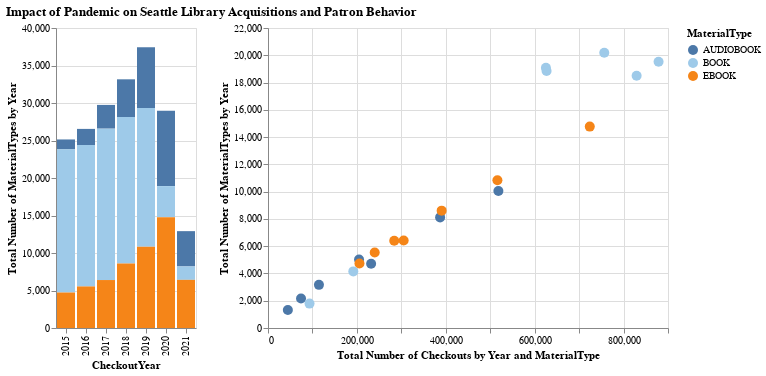

The notebook cell saved with this chart:
### Code cell
selection = alt.selection_multi(fields=['MaterialType'], bind='legend')
chart = alt.Chart(seattle_material_grouped).mark_bar().encode(
    x=alt.X('CheckoutYear:N'),
    y=alt.Y('counts', axis=alt.Axis(title='Total Number of MaterialTypes by Year')),
    color=alt.Color('MaterialType:N', scale=alt.Scale(scheme='tableau20')),
    tooltip=['MaterialType', 'counts', 'CheckoutYear'],
    opacity=alt.condition(selection, alt.value(1), alt.value(0.2))
).add_selection(
    selection
).transform_filter(
    alt.FieldOneOfPredicate(field='MaterialType', oneOf=['AUDIOBOOK', 'BOOK', 'EBOOK'])
)

chart1 = alt.Chart(seattle_materials_checkouts).mark_circle(size=100).encode(
    x=alt.X('total_checkouts', axis=alt.Axis(title='Total Number of Checkouts by Year and MaterialType')),
    y=alt.Y('counts', axis=alt.Axis(title='Total Number of MaterialTypes by Year')),
    color=alt.Color('MaterialType:N', scale=alt.Scale(scheme='tableau20')),
    tooltip=['MaterialType', 'counts', 'total_checkouts', 'CheckoutYear'],
    opacity=alt.condition(selection, alt.value(1), alt.value(0.2))
).add_selection(
    selection
).transform_filter(
    alt.FieldOneOfPredicate(field='MaterialType', oneOf=['AUDIOBOOK', 'BOOK', 'EBOOK'])
)
alt.hconcat(chart, chart1).properties(title='Impact of Pandemic on Seattle Library Acquisitions and Patron Behavior')

### Figure 1 — Vega-Lite specification as saved in the notebook (floating-point values rounded to 4 significant figures)
{"config": {"view": {"continuousWidth": 400, "continuousHeight": 300}}, "hconcat": [{"data": {"name": "data-c2dd5e1f1a5430265fd9093d1d9f1eaa"}, "mark": "bar", "encoding": {"color": {"type": "nominal", "field": "MaterialType", "scale": {"scheme": "tableau20"}}, "opacity": {"condition": {"value": 1, "selection": "selector053"}, "value": 0.2}, "tooltip": [{"type": "nominal", "field": "MaterialType"}, {"type": "quantitative", "field": "counts"}, {"type": "quantitative", "field": "CheckoutYear"}], "x": {"type": "nominal", "field": "CheckoutYear"}, "y": {"type": "quantitative", "axis": {"title": "Total Number of MaterialTypes by Year"}, "field": "counts"}}, "selection": {"selector053": {"type": "multi", "fields": ["MaterialType"], "bind": "legend"}}, "transform": [{"filter": {"field": "MaterialType", "oneOf": ["AUDIOBOOK", "BOOK", "EBOOK"]}}]}, {"data": {"name": "data-91288d054c8f7ace7b336f2787a4fe37"}, "mark": {"type": "circle", "size": 100}, "encoding": {"color": {"type": "nominal", "field": "MaterialType", "scale": {"scheme": "tableau20"}}, "opacity": {"condition": {"value": 1, "selection": "selector053"}, "value": 0.2}, "tooltip": [{"type": "nominal", "field": "MaterialType"}, {"type": "quantitative", "field": "counts"}, {"type": "quantitative", "field": "total_checkouts"}, {"type": "quantitative", "field": "CheckoutYear"}], "x": {"type": "quantitative", "axis": {"title": "Total Number of Checkouts by Year and MaterialType"}, "field": "total_checkouts"}, "y": {"type": "quantitative", "axis": {"title": "Total Number of MaterialTypes by Year"}, "field": "counts"}}, "selection": {"selector053": {"type": "multi", "fields": ["MaterialType"], "bind": "legend"}}, "transform": [{"filter": {"field": "MaterialType", "oneOf": ["AUDIOBOOK", "BOOK", "EBOOK"]}}]}], "title": "Impact of Pandemic on Seattle Library Acquisitions and Patron Behavior", "$schema": "https://vega.github.io/schema/vega-lite/v4.8.1.json", "datasets": {"data-c2dd5e1f1a5430265fd9093d1d9f1eaa": [{"MaterialType": "AUDIOBOOK", "CheckoutYear": 2015, "counts": 1321}, {"MaterialType": "AUDIOBOOK", "CheckoutYear": 2016, "counts": 2163}, {"MaterialType": "AUDIOBOOK", "CheckoutYear": 2017, "counts": 3164}, {"MaterialType": "AUDIOBOOK", "CheckoutYear": 2018, "counts": 5027}, {"MaterialType": "AUDIOBOOK", "CheckoutYear": 2019, "counts": 8111}, {"MaterialType": "AUDIOBOOK", "CheckoutYear": 2020, "counts": 10050}, {"MaterialType": "AUDIOBOOK", "CheckoutYear": 2021, "counts": 4706}, {"MaterialType": "BOOK", "CheckoutYear": 2015, "counts": 19087}, {"MaterialType": "BOOK", "CheckoutYear": 2016, "counts": 18844}, {"MaterialType": "BOOK", "CheckoutYear": 2017, "counts": 20187}, {"MaterialType": "BOOK", "CheckoutYear": 2018, "counts": 19524}, {"MaterialType": "BOOK", "CheckoutYear": 2019, "counts": 18495}, {"MaterialType": "BOOK", "CheckoutYear": 2020, "counts": 4151}, {"MaterialType": "BOOK", "CheckoutYear": 2021, "counts": 1788}, {"MaterialType": "COMIC", "CheckoutYear": 2016, "counts": 1}, {"MaterialType": "COMIC", "CheckoutYear": 2017, "counts": 43}, {"MaterialType": "COMIC", "CheckoutYear": 2018, "counts": 39}, {"MaterialType": "CR", "CheckoutYear": 2015, "counts": 24}, {"MaterialType": "CR", "CheckoutYear": 2016, "counts": 25}, {"MaterialType": "CR", "CheckoutYear": 2017, "counts": 24}, {"MaterialType": "CR", "CheckoutYear": 2018, "counts": 18}, {"MaterialType": "CR", "CheckoutYear": 2019, "counts": 17}, {"MaterialType": "CR", "CheckoutYear": 2020, "counts": 4}, {"MaterialType": "EBOOK", "CheckoutYear": 2015, "counts": 4732}, {"MaterialType": "EBOOK", "CheckoutYear": 2016, "counts": 5540}, {"MaterialType": "EBOOK", "CheckoutYear": 2017, "counts": 6394}, {"MaterialType": "EBOOK", "CheckoutYear": 2018, "counts": 8607}, {"MaterialType": "EBOOK", "CheckoutYear": 2019, "counts": 10837}, {"MaterialType": "EBOOK", "CheckoutYear": 2020, "counts": 14769}, {"MaterialType": "EBOOK", "CheckoutYear": 2021, "counts": 6420}, {"MaterialType": "ER", "CheckoutYear": 2015, "counts": 8}, {"MaterialType": "ER", "CheckoutYear": 2016, "counts": 1}, {"MaterialType": "ER", "CheckoutYear": 2017, "counts": 10}, {"MaterialType": "ER", "CheckoutYear": 2018, "counts": 11}, {"MaterialType": "ER", "CheckoutYear": 2020, "counts": 2}, {"MaterialType": "ER", "CheckoutYear": 2021, "counts": 2}, {"MaterialType": "ER, SOUNDDISC", "CheckoutYear": 2015, "counts": 1}, {"MaterialType": "ER, SOUNDDISC", "CheckoutYear": 2016, "counts": 2}, {"MaterialType": "ER, SOUNDDISC", "CheckoutYear": 2017, "counts": 6}, {"MaterialType": "ER, SOUNDDISC", "CheckoutYear": 2018, "counts": 1}, {"MaterialType": "ER, VIDEODISC", "CheckoutYear": 2019, "counts": 8}, {"MaterialType": "ER, VIDEODISC", "CheckoutYear": 2020, "counts": 1}, {"MaterialType": "LARGEPRINT", "CheckoutYear": 2015, "counts": 6}, {"MaterialType": "LARGEPRINT", "CheckoutYear": 2017, "counts": 1}, {"MaterialType": "LARGEPRINT", "CheckoutYear": 2018, "counts": 9}, {"MaterialType": "LARGEPRINT", "CheckoutYear": 2019, "counts": 2}, {"MaterialType": "LARGEPRINT", "CheckoutYear": 2021, "counts": 1}, {"MaterialType": "MAGAZINE", "CheckoutYear": 2015, "counts": 1001}, {"MaterialType": "MAGAZINE", "CheckoutYear": 2016, "counts": 1033}, {"MaterialType": "MAGAZINE", "CheckoutYear": 2017, "counts": 1014}, {"MaterialType": "MAGAZINE", "CheckoutYear": 2018, "counts": 977}, {"MaterialType": "MAGAZINE", "CheckoutYear": 2019, "counts": 172}, {"MaterialType": "MIXED", "CheckoutYear": 2015, "counts": 24}, {"MaterialType": "MIXED", "CheckoutYear": 2016, "counts": 33}, {"MaterialType": "MIXED", "CheckoutYear": 2017, "counts": 32}, {"MaterialType": "MIXED", "CheckoutYear": 2018, "counts": 36}, {"MaterialType": "MIXED", "CheckoutYear": 2019, "counts": 46}, {"MaterialType": "MIXED", "CheckoutYear": 2020, "counts": 19}, {"MaterialType": "MIXED", "CheckoutYear": 2021, "counts": 5}, {"MaterialType": "MOVIE", "CheckoutYear": 2015, "counts": 143}, {"MaterialType": "MOVIE", "CheckoutYear": 2016, "counts": 172}, {"MaterialType": "MOVIE", "CheckoutYear": 2017, "counts": 198}, {"MaterialType": "MOVIE", "CheckoutYear": 2018, "counts": 83}, {"MaterialType": "MUSIC", "CheckoutYear": 2015, "counts": 105}, {"MaterialType": "MUSIC", "CheckoutYear": 2016, "counts": 97}, {"MaterialType": "MUSIC", "CheckoutYear": 2017, "counts": 125}, {"MaterialType": "MUSIC", "CheckoutYear": 2018, "counts": 54}, {"MaterialType": "MUSIC", "CheckoutYear": 2019, "counts": 1}, {"MaterialType": "REGPRINT", "CheckoutYear": 2015, "counts": 26}, {"MaterialType": "REGPRINT", "CheckoutYear": 2016, "counts": 46}, {"MaterialType": "REGPRINT", "CheckoutYear": 2017, "counts": 32}, {"MaterialType": "REGPRINT", "CheckoutYear": 2018, "counts": 114}, {"MaterialType": "REGPRINT", "CheckoutYear": 2019, "counts": 164}, {"MaterialType": "REGPRINT", "CheckoutYear": 2020, "counts": 36}, {"MaterialType": "REGPRINT", "CheckoutYear": 2021, "counts": 29}, {"MaterialType": "SONG", "CheckoutYear": 2015, "counts": 339}, {"MaterialType": "SONG", "CheckoutYear": 2016, "counts": 345}, {"MaterialType": "SONG", "CheckoutYear": 2017, "counts": 248}, {"MaterialType": "SONG", "CheckoutYear": 2018, "counts": 43}, {"MaterialType": "SOUNDDISC", "CheckoutYear": 2015, "counts": 2159}, {"MaterialType": "SOUNDDISC", "CheckoutYear": 2016, "counts": 1570}, {"MaterialType": "SOUNDDISC", "CheckoutYear": 2017, "counts": 1275}, {"MaterialType": "SOUNDDISC", "CheckoutYear": 2018, "counts": 899}, {"MaterialType": "SOUNDDISC", "CheckoutYear": 2019, "counts": 580}, {"MaterialType": "SOUNDDISC", "CheckoutYear": 2020, "counts": 98}, {"MaterialType": "SOUNDDISC", "CheckoutYear": 2021, "counts": 12}, {"MaterialType": "SOUNDDISC, VIDEODISC", "CheckoutYear": 2015, "counts": 38}, {"MaterialType": "SOUNDDISC, VIDEODISC", "CheckoutYear": 2016, "counts": 21}, {"MaterialType": "SOUNDDISC, VIDEODISC", "CheckoutYear": 2017, "counts": 24}, {"MaterialType": "SOUNDDISC, VIDEODISC", "CheckoutYear": 2018, "counts": 6}, {"MaterialType": "SOUNDREC", "CheckoutYear": 2015, "counts": 34}, {"MaterialType": "SOUNDREC", "CheckoutYear": 2016, "counts": 26}, {"MaterialType": "SOUNDREC", "CheckoutYear": 2017, "counts": 13}, {"MaterialType": "SOUNDREC", "CheckoutYear": 2018, "counts": 6}, {"MaterialType": "SOUNDREC", "CheckoutYear": 2019, "counts": 3}, {"MaterialType": "TELEVISION", "CheckoutYear": 2015, "counts": 7}, {"MaterialType": "TELEVISION", "CheckoutYear": 2016, "counts": 17}, {"MaterialType": "TELEVISION", "CheckoutYear": 2017, "counts": 5}, {"MaterialType": "TELEVISION", "CheckoutYear": 2018, "counts": 10}, {"MaterialType": "UNSPECIFIED", "CheckoutYear": 2021, "counts": 2}, {"MaterialType": "VIDEODISC", "CheckoutYear": 2015, "counts": 17230}, {"MaterialType": "VIDEODISC", "CheckoutYear": 2016, "counts": 16755}, {"MaterialType": "VIDEODISC", "CheckoutYear": 2017, "counts": 16006}, {"MaterialType": "VIDEODISC", "CheckoutYear": 2018, "counts": 11975}, {"MaterialType": "VIDEODISC", "CheckoutYear": 2019, "counts": 9596}, {"MaterialType": "VIDEODISC", "CheckoutYear": 2020, "counts": 2253}, {"MaterialType": "VIDEODISC", "CheckoutYear": 2021, "counts": 658}, {"MaterialType": "VIDEOREC", "CheckoutYear": 2017, "counts": 2}, {"MaterialType": "VISUAL", "CheckoutYear": 2015, "counts": 13}, {"MaterialType": "VISUAL", "CheckoutYear": 2016, "counts": 14}, {"MaterialType": "VISUAL", "CheckoutYear": 2017, "counts": 4}], "data-91288d054c8f7ace7b336f2787a4fe37": [{"MaterialType": "AUDIOBOOK", "CheckoutYear": 2015, "counts": 1321, "total_checkouts": 44663}, {"MaterialType": "AUDIOBOOK", "CheckoutYear": 2016, "counts": 2163, "total_checkouts": 74295}, {"MaterialType": "AUDIOBOOK", "CheckoutYear": 2017, "counts": 3164, "total_checkouts": 114625}, {"MaterialType": "AUDIOBOOK", "CheckoutYear": 2018, "counts": 5027, "total_checkouts": 204860}, {"MaterialType": "AUDIOBOOK", "CheckoutYear": 2019, "counts": 8111, "total_checkouts": 387261}, {"MaterialType": "AUDIOBOOK", "CheckoutYear": 2020, "counts": 10050, "total_checkouts": 518403}, {"MaterialType": "AUDIOBOOK", "CheckoutYear": 2021, "counts": 4706, "total_checkouts": 232019}, {"MaterialType": "BOOK", "CheckoutYear": 2015, "counts": 19087, "total_checkouts": 625294}, {"MaterialType": "BOOK", "CheckoutYear": 2016, "counts": 18844, "total_checkouts": 626790}, {"MaterialType": "BOOK", "CheckoutYear": 2017, "counts": 20187, "total_checkouts": 756614}, {"MaterialType": "BOOK", "CheckoutYear": 2018, "counts": 19524, "total_checkouts": 878787}, {"MaterialType": "BOOK", "CheckoutYear": 2019, "counts": 18495, "total_checkouts": 829383}, {"MaterialType": "BOOK", "CheckoutYear": 2020, "counts": 4151, "total_checkouts": 191953}, {"MaterialType": "BOOK", "CheckoutYear": 2021, "counts": 1788, "total_checkouts": 93416}, {"MaterialType": "COMIC", "CheckoutYear": 2016, "counts": 1, "total_checkouts": 20}, {"MaterialType": "COMIC", "CheckoutYear": 2017, "counts": 43, "total_checkouts": 1159}, {"MaterialType": "COMIC", "CheckoutYear": 2018, "counts": 39, "total_checkouts": 1184}, {"MaterialType": "CR", "CheckoutYear": 2015, "counts": 24, "total_checkouts": 917}, {"MaterialType": "CR", "CheckoutYear": 2016, "counts": 25, "total_checkouts": 1000}, {"MaterialType": "CR", "CheckoutYear": 2017, "counts": 24, "total_checkouts": 1122}, {"MaterialType": "CR", "CheckoutYear": 2018, "counts": 18, "total_checkouts": 943}, {"MaterialType": "CR", "CheckoutYear": 2019, "counts": 17, "total_checkouts": 701}, {"MaterialType": "CR", "CheckoutYear": 2020, "counts": 4, "total_checkouts": 169}, {"MaterialType": "EBOOK", "CheckoutYear": 2015, "counts": 4732, "total_checkouts": 205799}, {"MaterialType": "EBOOK", "CheckoutYear": 2016, "counts": 5540, "total_checkouts": 240077}, {"MaterialType": "EBOOK", "CheckoutYear": 2017, "counts": 6394, "total_checkouts": 284035}, {"MaterialType": "EBOOK", "CheckoutYear": 2018, "counts": 8607, "total_checkouts": 390728}, {"MaterialType": "EBOOK", "CheckoutYear": 2019, "counts": 10837, "total_checkouts": 516170}, {"MaterialType": "EBOOK", "CheckoutYear": 2020, "counts": 14769, "total_checkouts": 723980}, {"MaterialType": "EBOOK", "CheckoutYear": 2021, "counts": 6420, "total_checkouts": 305224}, {"MaterialType": "ER", "CheckoutYear": 2015, "counts": 8, "total_checkouts": 248}, {"MaterialType": "ER", "CheckoutYear": 2016, "counts": 1, "total_checkouts": 20}, {"MaterialType": "ER", "CheckoutYear": 2017, "counts": 10, "total_checkouts": 408}, {"MaterialType": "ER", "CheckoutYear": 2018, "counts": 11, "total_checkouts": 1227}, {"MaterialType": "ER", "CheckoutYear": 2020, "counts": 2, "total_checkouts": 50}, {"MaterialType": "ER", "CheckoutYear": 2021, "counts": 2, "total_checkouts": 46}, {"MaterialType": "ER, SOUNDDISC", "CheckoutYear": 2015, "counts": 1, "total_checkouts": 20}, {"MaterialType": "ER, SOUNDDISC", "CheckoutYear": 2016, "counts": 2, "total_checkouts": 119}, {"MaterialType": "ER, SOUNDDISC", "CheckoutYear": 2017, "counts": 6, "total_checkouts": 237}, {"MaterialType": "ER, SOUNDDISC", "CheckoutYear": 2018, "counts": 1, "total_checkouts": 21}, {"MaterialType": "ER, VIDEODISC", "CheckoutYear": 2019, "counts": 8, "total_checkouts": 251}, {"MaterialType": "ER, VIDEODISC", "CheckoutYear": 2020, "counts": 1, "total_checkouts": 24}, {"MaterialType": "LARGEPRINT", "CheckoutYear": 2015, "counts": 6, "total_checkouts": 209}, {"MaterialType": "LARGEPRINT", "CheckoutYear": 2017, "counts": 1, "total_checkouts": 24}, {"MaterialType": "LARGEPRINT", "CheckoutYear": 2018, "counts": 9, "total_checkouts": 229}, {"MaterialType": "LARGEPRINT", "CheckoutYear": 2019, "counts": 2, "total_checkouts": 45}, {"MaterialType": "LARGEPRINT", "CheckoutYear": 2021, "counts": 1, "total_checkouts": 23}, {"MaterialType": "MAGAZINE", "CheckoutYear": 2015, "counts": 1001, "total_checkouts": 61971}, {"MaterialType": "MAGAZINE", "CheckoutYear": 2016, "counts": 1033, "total_checkouts": 67493}, {"MaterialType": "MAGAZINE", "CheckoutYear": 2017, "counts": 1014, "total_checkouts": 63089}, {"MaterialType": "MAGAZINE", "CheckoutYear": 2018, "counts": 977, "total_checkouts": 70960}, {"MaterialType": "MAGAZINE", "CheckoutYear": 2019, "counts": 172, "total_checkouts": 20698}, {"MaterialType": "MIXED", "CheckoutYear": 2015, "counts": 24, "total_checkouts": 2950}, {"MaterialType": "MIXED", "CheckoutYear": 2016, "counts": 33, "total_checkouts": 9987}, {"MaterialType": "MIXED", "CheckoutYear": 2017, "counts": 32, "total_checkouts": 13484}, {"MaterialType": "MIXED", "CheckoutYear": 2018, "counts": 36, "total_checkouts": 24429}, {"MaterialType": "MIXED", "CheckoutYear": 2019, "counts": 46, "total_checkouts": 21592}, {"MaterialType": "MIXED", "CheckoutYear": 2020, "counts": 19, "total_checkouts": 8967}, {"MaterialType": "MIXED", "CheckoutYear": 2021, "counts": 5, "total_checkouts": 2105}, {"MaterialType": "MOVIE", "CheckoutYear": 2015, "counts": 143, "total_checkouts": 4591}, {"MaterialType": "MOVIE", "CheckoutYear": 2016, "counts": 172, "total_checkouts": 6011}, {"MaterialType": "MOVIE", "CheckoutYear": 2017, "counts": 198, "total_checkouts": 6375}, {"MaterialType": "MOVIE", "CheckoutYear": 2018, "counts": 83, "total_checkouts": 2536}, {"MaterialType": "MUSIC", "CheckoutYear": 2015, "counts": 105, "total_checkouts": 3683}, {"MaterialType": "MUSIC", "CheckoutYear": 2016, "counts": 97, "total_checkouts": 3578}, {"MaterialType": "MUSIC", "CheckoutYear": 2017, "counts": 125, "total_checkouts": 4595}, {"MaterialType": "MUSIC", "CheckoutYear": 2018, "counts": 54, "total_checkouts": 1983}, {"MaterialType": "MUSIC", "CheckoutYear": 2019, "counts": 1, "total_checkouts": 34}, {"MaterialType": "REGPRINT", "CheckoutYear": 2015, "counts": 26, "total_checkouts": 754}, {"MaterialType": "REGPRINT", "CheckoutYear": 2016, "counts": 46, "total_checkouts": 1390}, {"MaterialType": "REGPRINT", "CheckoutYear": 2017, "counts": 32, "total_checkouts": 1844}, {"MaterialType": "REGPRINT", "CheckoutYear": 2018, "counts": 114, "total_checkouts": 5739}, {"MaterialType": "REGPRINT", "CheckoutYear": 2019, "counts": 164, "total_checkouts": 7896}, {"MaterialType": "REGPRINT", "CheckoutYear": 2020, "counts": 36, "total_checkouts": 1977}, {"MaterialType": "REGPRINT", "CheckoutYear": 2021, "counts": 29, "total_checkouts": 1677}, {"MaterialType": "SONG", "CheckoutYear": 2015, "counts": 339, "total_checkouts": 17115}, {"MaterialType": "SONG", "CheckoutYear": 2016, "counts": 345, "total_checkouts": 13954}, {"MaterialType": "SONG", "CheckoutYear": 2017, "counts": 248, "total_checkouts": 8164}, {"MaterialType": "SONG", "CheckoutYear": 2018, "counts": 43, "total_checkouts": 1481}, {"MaterialType": "SOUNDDISC", "CheckoutYear": 2015, "counts": 2159, "total_checkouts": 70073}, {"MaterialType": "SOUNDDISC", "CheckoutYear": 2016, "counts": 1570, "total_checkouts": 50329}, {"MaterialType": "SOUNDDISC", "CheckoutYear": 2017, "counts": 1275, "total_checkouts": 39148}, {"MaterialType": "SOUNDDISC", "CheckoutYear": 2018, "counts": 899, "total_checkouts": 26753}, {"MaterialType": "SOUNDDISC", "CheckoutYear": 2019, "counts": 580, "total_checkouts": 16688}, {"MaterialType": "SOUNDDISC", "CheckoutYear": 2020, "counts": 98, "total_checkouts": 2783}, {"MaterialType": "SOUNDDISC", "CheckoutYear": 2021, "counts": 12, "total_checkouts": 348}, {"MaterialType": "SOUNDDISC, VIDEODISC", "CheckoutYear": 2015, "counts": 38, "total_checkouts": 1015}, {"MaterialType": "SOUNDDISC, VIDEODISC", "CheckoutYear": 2016, "counts": 21, "total_checkouts": 889}, {"MaterialType": "SOUNDDISC, VIDEODISC", "CheckoutYear": 2017, "counts": 24, "total_checkouts": 865}, {"MaterialType": "SOUNDDISC, VIDEODISC", "CheckoutYear": 2018, "counts": 6, "total_checkouts": 136}, {"MaterialType": "SOUNDREC", "CheckoutYear": 2015, "counts": 34, "total_checkouts": 836}, {"MaterialType": "SOUNDREC", "CheckoutYear": 2016, "counts": 26, "total_checkouts": 619}, {"MaterialType": "SOUNDREC", "CheckoutYear": 2017, "counts": 13, "total_checkouts": 325}, {"MaterialType": "SOUNDREC", "CheckoutYear": 2018, "counts": 6, "total_checkouts": 131}, {"MaterialType": "SOUNDREC", "CheckoutYear": 2019, "counts": 3, "total_checkouts": 62}, {"MaterialType": "TELEVISION", "CheckoutYear": 2015, "counts": 7, "total_checkouts": 275}, {"MaterialType": "TELEVISION", "CheckoutYear": 2016, "counts": 17, "total_checkouts": 441}, {"MaterialType": "TELEVISION", "CheckoutYear": 2017, "counts": 5, "total_checkouts": 169}, {"MaterialType": "TELEVISION", "CheckoutYear": 2018, "counts": 10, "total_checkouts": 292}, {"MaterialType": "UNSPECIFIED", "CheckoutYear": 2021, "counts": 2, "total_checkouts": 42}, {"MaterialType": "VIDEODISC", "CheckoutYear": 2015, "counts": 17230, "total_checkouts": 884973}, {"MaterialType": "VIDEODISC", "CheckoutYear": 2016, "counts": 16755, "total_checkouts": 848560}, {"MaterialType": "VIDEODISC", "CheckoutYear": 2017, "counts": 16006, "total_checkouts": 792739}, {"MaterialType": "VIDEODISC", "CheckoutYear": 2018, "counts": 11975, "total_checkouts": 587043}, {"MaterialType": "VIDEODISC", "CheckoutYear": 2019, "counts": 9596, "total_checkouts": 465175}, {"MaterialType": "VIDEODISC", "CheckoutYear": 2020, "counts": 2253, "total_checkouts": 102239}, {"MaterialType": "VIDEODISC", "CheckoutYear": 2021, "counts": 658, "total_checkouts": 23427}, {"MaterialType": "VIDEOREC", "CheckoutYear": 2017, "counts": 2, "total_checkouts": 45}, {"MaterialType": "VISUAL", "CheckoutYear": 2015, "counts": 13, "total_checkouts": 298}, {"MaterialType": "VISUAL", "CheckoutYear": 2016, "counts": 14, "total_checkouts": 350}, {"MaterialType": "VISUAL", "CheckoutYear": 2017, "counts": 4, "total_checkouts": 124}]}}
